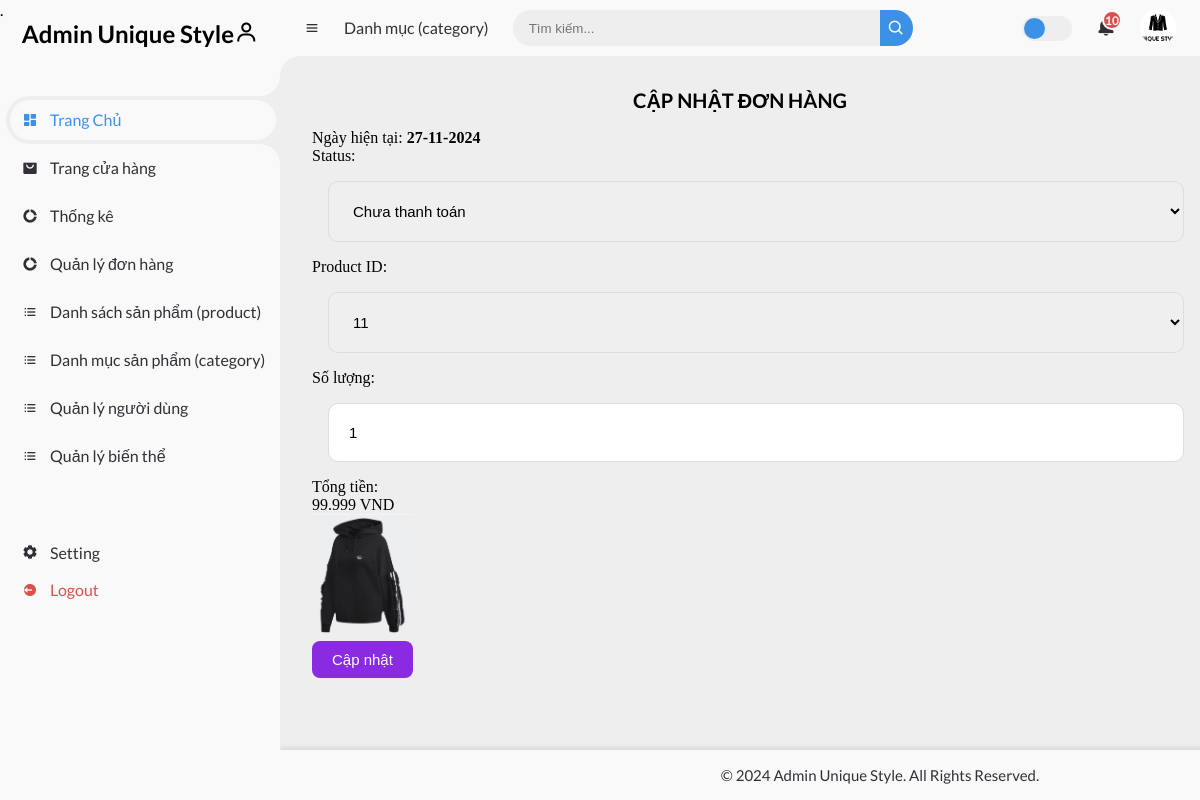
Screenshot of /admin-page/index.php?act=edit-order&id=5 (signed in) with the database file from the repository.
### tables this page shows
CREATE TABLE `orders` (
  `OrderID` int NOT NULL,
  `UserID` int NOT NULL,
  `OrderDate` timestamp NOT NULL DEFAULT CURRENT_TIMESTAMP,
  `TotalAmount` decimal(10,0) NOT NULL,
  `Status` int NOT NULL,
  `ProductID` int NOT NULL,
  `Quantity` int NOT NULL
);

CREATE TABLE `statusorder` (
  `OrderID` int NOT NULL,
  `statusName` varchar(100) NOT NULL
);

CREATE TABLE `products` (
  `id` int NOT NULL,
  `ProductName` varchar(100) NOT NULL,
  `Description` text NOT NULL,
  `Price` int NOT NULL,
  `CategoryID` int NOT NULL,
  `status` int NOT NULL,
  `image` text NOT NULL
);

### admin-page/index.php (called while the page is built, shortened)
<?php
require_once '../common/function.php';
$router = new Router();
require_once '../controllers/OrderController.php';
require_once '../models/Order.php';
$act = $_GET['act'] ?? '/';
$router->add('/', 'AdminController', 'index');
require_once '../routes/order.php';
$router->dispatch($act);

### common/function.php (called while the page is built)
<?php
function connectDB()
{
    $host   = DB_HOST;
    $dbname = DB_NAME;
    try {
        $conn = new PDO(
            "mysql:host=$host; dbname=$dbname",
            DB_USERNAME,
            DB_PASSWORD
        );
        $conn->setAttribute(PDO::ATTR_ERRMODE, PDO::ERRMODE_EXCEPTION);
        $conn->setAttribute(PDO::ATTR_DEFAULT_FETCH_MODE, PDO::FETCH_ASSOC);
        return $conn;
    } catch (\PDOException $e) {
        echo 'lỗi kết nối cơ sở dữ liệu' . $e->getMessage();
    }
}
?>

### models/Order.php (called while the page is built, shortened)
<?php
class Order
{
    private $conn;
    public function __construct()
    {
        $this->conn = connectDB();
    }
    public function getOrderDetail($OrderID)
    {
        try {
            $sql = "SELECT u.*, r.name,
            c.statusName
            FROM orders u
            LEFT JOIN statusorder c ON u.Status = c.OrderID
            LEFT JOIN users r ON u.UserID = r.id
            WHERE u.OrderID = :OrderID";
            $stmt = $this->conn->prepare($sql);
            $stmt->bindParam(':OrderID', $OrderID, PDO::PARAM_INT);
            $stmt->execute();
            return $stmt->fetchAll();
        } catch (PDOException $e) {
            echo 'Error: ' . $e->getMessage();
            return [];
        }
    }
    public function getAllStatusorder()
    {
        try {
            $sql = "SELECT * FROM statusorder";
            $stmt = $this->conn->prepare($sql);
            $stmt->execute();
            return $stmt->fetchAll(PDO::FETCH_ASSOC);
        } catch (PDOException $e) {
            echo 'Lỗi: ' . $e->getMessage();
            return false;
        }
    }
    public function getAllProduct()
    {
        try {
            $sql = "SELECT * FROM products";
            $stmt = $this->conn->prepare($sql);
            $stmt->execute();
            return $stmt->fetchAll(PDO::FETCH_ASSOC);
        } catch (PDOException $e) {
            echo 'Lỗi: ' . $e->getMessage();
            return false;
        }
    }
}

### admin-page/views/Order/edit_order.php (the view, shortened to what this page needs)
<div class="admin-product-form-container">
    <form action="?act=update-order" method="POST">
        <h3>Cập nhật đơn hàng</h3>
        <p>Ngày hiện tại: <strong><?= date("d-m-Y", strtotime($OrderDetail[0]['OrderDate'])) ?></strong></p>
        <label>Status:</label>
        <select name="Status" class="box">
            <?php foreach ($statusorder as $status): ?>
                <option value="<?= $status['OrderID'] ?>" <?= $OrderDetail[0]['Status'] == $status['OrderID'] ? 'selected' : '' ?>>
                    <?= $status['statusName'] ?>
                </option>
            <?php endforeach; ?>
        </select>
        <label>Product ID:</label>
        <select name="ProductID" class="box">
            <?php foreach ($ProductIdOrder as $id): ?>
                <option value="<?= $id['id'] ?>" <?= $OrderDetail[0]['ProductID'] == $id['id'] ? 'selected' : '' ?> data-price="<?= $id['Price'] ?>">
                    <?= $id['id'] ?>
                </option>
            <?php endforeach; ?>
        </select>
        <label>Số lượng:</label>
        <input type="number" name="Quantity" class="box" value="<?= $OrderDetail[0]['Quantity'] ?>">
        <label>Tổng tiền:</label>
        <p id="totalAmount"><?= number_format($OrderDetail[0]['TotalAmount'], 0, ',', '.') ?> VND</p>
        <td>
        <?php foreach ($ProductIdOrder as $product): ?>
            <?php if ($OrderDetail[0]['ProductID'] == $product['id']): ?>
                <img src="<?= $product['image'] ?>" alt="Product Image" style="width: 100px; height: auto;">
            <?php endif; ?>
            <?php endforeach; ?>
        </td><br>
        <button type="submit" class="add">Cập nhật</button>
    </form>
</div>

### admin-page/public/styles.css (style rules this page uses)
* { margin: 0; padding: 0; box-sizing: border-box; }
:root { --poppins: "Poppins", sans-serif; --lato: "Lato", sans-serif; --light: #f9f9f9; --blue: #3c91e6; --light-blue: #cfe8ff; --grey: #eee; --dark-grey: #aaaaaa; --dark: #342e37; --red: #db504a; --yellow: #ffce26; --light-yellow: #fff2c6; --orange: #fd7238; --light-orange: #ffe0d3; }
html { overflow-x: hidden; }
body { background: var(--grey); overflow-x: hidden; }
button.add { color: white; background-color: blueviolet; border: none; border-radius: 8px; font-size: 15px; padding: 10px 20px; cursor: pointer; transition: all 0.3s ease; margin-top: 2px; margin-bottom: 2px; }
.admin-product-form-container form { margin: 0 auto; padding: 2rem; }
.admin-product-form-container form h3 { text-transform: uppercase; color: black; margin-bottom:1rem ; text-align: center; font-size: 20px; font-family: var(--lato); }
.admin-product-form-container form .box { width: 100%; border-radius: 10px; padding: 20px ; font-size: 15px; margin: 1rem; border: 1px solid #ddd; }

### rows the page displays
orders: OrderDate "27-11-2024", Status "Chưa thanh toán", ProductID "11", Quantity "1", TotalAmount "99.999"
products: image (picture)
